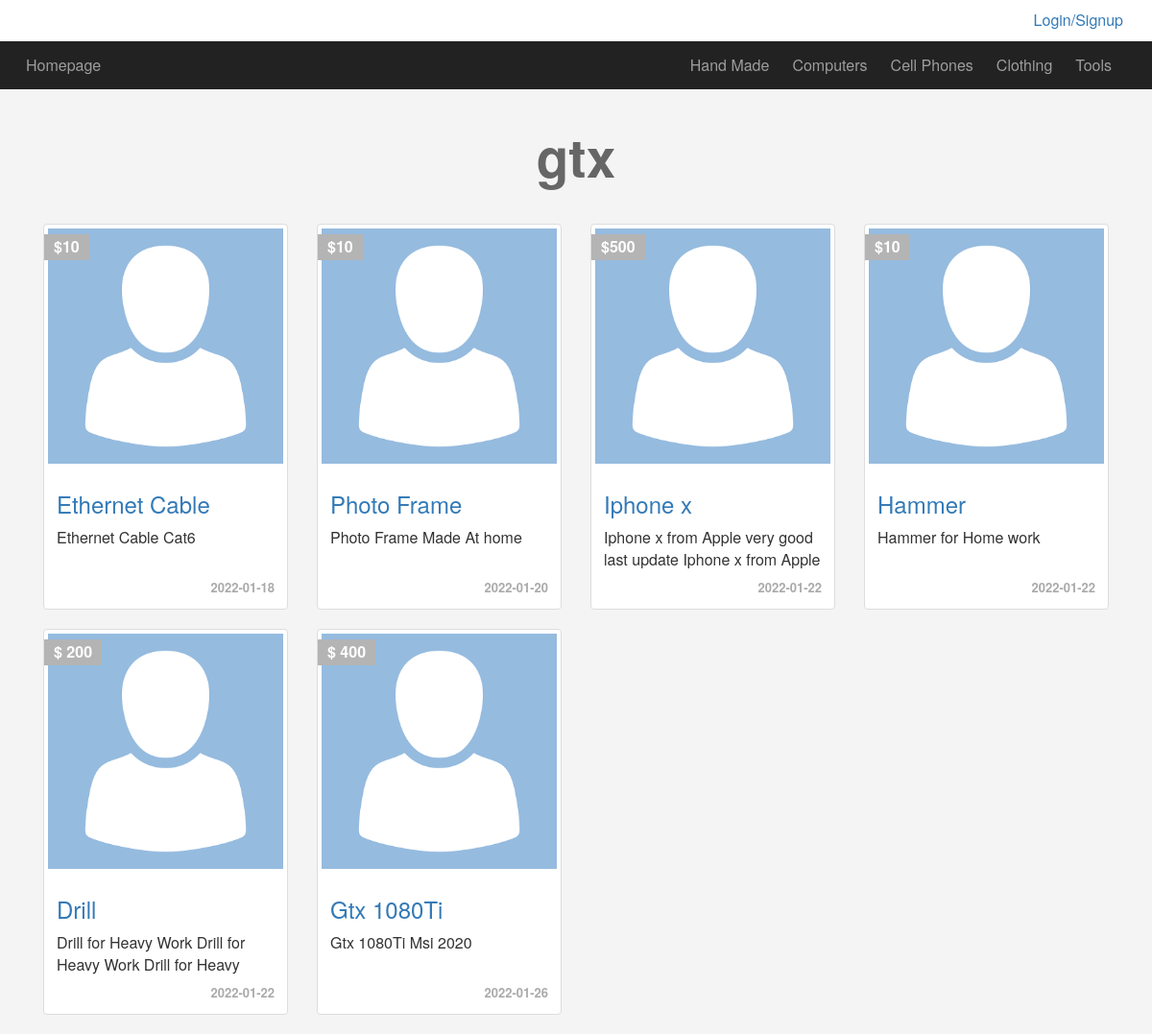
/tags.php?name=gtx, run on an earlier commit of the app's database.
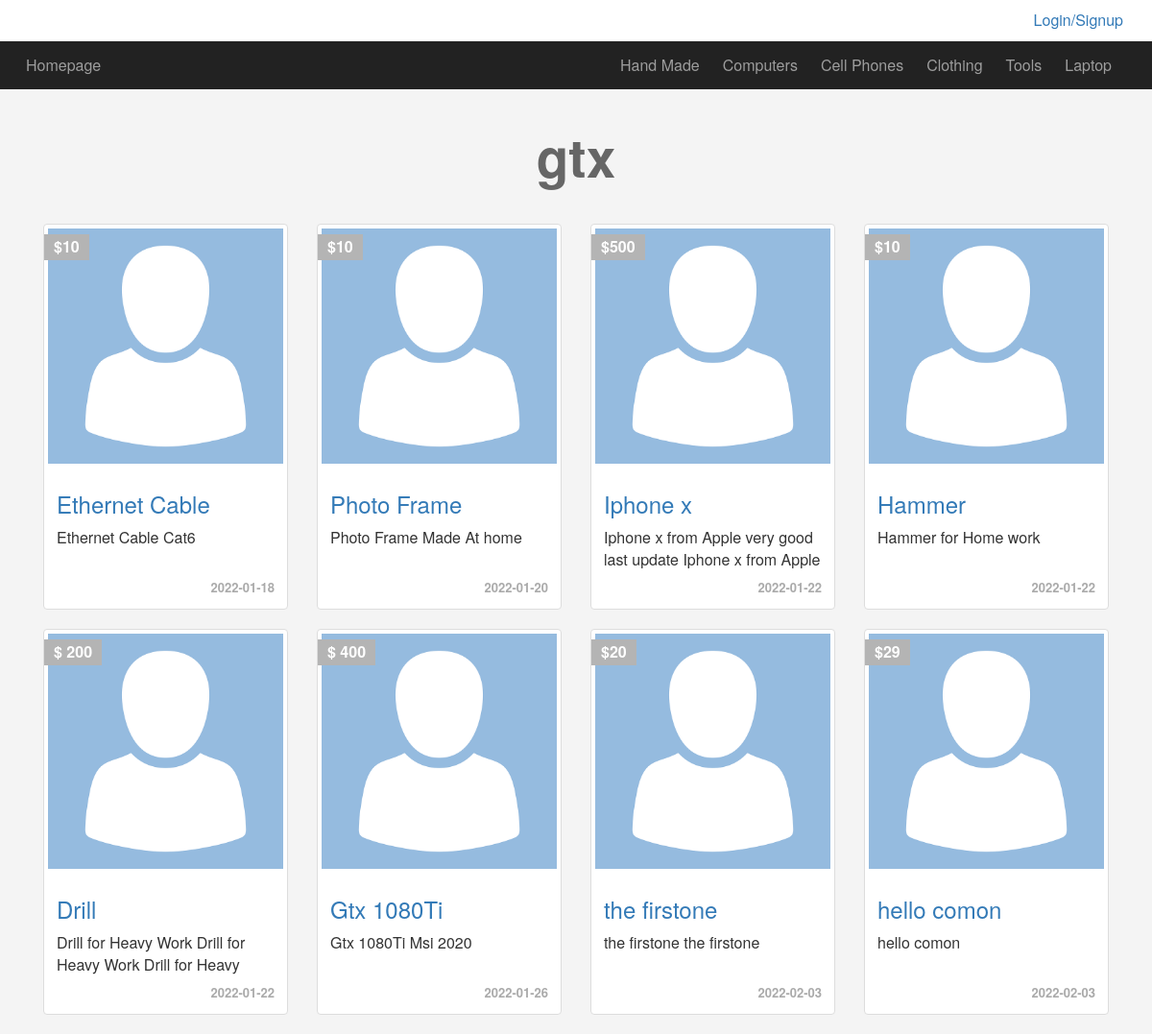
And on a later commit of the database.
### tables this page shows
CREATE TABLE `categories` (
  `ID` int(6) NOT NULL,
  `Name` varchar(255) NOT NULL,
  `Description` text NOT NULL,
  `parent` int(11) NOT NULL,
  `Ordering` int(11) DEFAULT NULL,
  `Visibility` tinyint(4) NOT NULL DEFAULT 0,
  `Allow_Comment` tinyint(4) NOT NULL DEFAULT 0,
  `Allow_Ads` tinyint(4) NOT NULL DEFAULT 0
);

CREATE TABLE `items` (
  `Item_ID` int(11) NOT NULL,
  `Name` varchar(255) NOT NULL,
  `Description` text NOT NULL,
  `Price` varchar(255) NOT NULL,
  `Add_Date` date NOT NULL,
  `end_biddingDate` datetime NOT NULL,
  `Conutry_Made` varchar(255) NOT NULL,
  `image` varchar(255) NOT NULL,
  `Status` varchar(255) NOT NULL,
  `Rating` smallint(6) NOT NULL,
  `Approve` tinyint(4) NOT NULL DEFAULT 0,
  `Cat_ID` int(11) NOT NULL,
  `Member_ID` int(11) NOT NULL,
  `tags` varchar(255) NOT NULL,
  `mainImg` varchar(255) NOT NULL
);

### init.php (called while the page is built, shortened)
<?php
include "admin/connect.php";
$temp = "includes/templates/";
$func = "includes/functions/";
$css = "layout/css/";
include $func . 'function.php';
include $temp . "header.php";

### includes/functions/function.php (called while the page is built, shortened)
<?php
function getCat($where = NULL)
{
    global $con;
    $getCat = $con->prepare("SELECT *  FROM  categories $where ORDER BY  ID ASC");
    $getCat->execute();
    $cats = $getCat->fetchAll();
    return $cats;
}

### tags.php (the view, shortened to what this page needs)
<?php
include "init.php";
?>
<div class="container">
    <?php
    if (isset($_GET['name'])) {
        $tag = $_GET['name'];
        echo  "<h1 class='text-center'>" . $tag . " </h1>";
        $getItems = $con->prepare("SELECT *  FROM  items WHERE tags LIKE ?");
        $getItems->execute(array("%" . $tag . "%"));
        $items = $getItems->fetchAll();
        foreach ($items as $item) {
            echo '<div class="col-sm-6 col-md-3">';
            echo '<div class="thumbnail item-box">';
            echo '<span class="price-tag">$' . $item['Price'] . '</span>';
            echo '<img class="img-responsive" src="imgtest.png" alt="">';
            echo '<div class="caption">';
            echo '<a href="items.php?itemid=' . $item['Item_ID'] . '"><h3> ' . $item['Name'] . '</h3></a>';
            echo '<p>' . $item['Description'] . '</p>';
            echo '<div class="date">' . $item['Add_Date'] . '</div>';
            echo '</div>';
            echo '</div>';
            echo '</div>';
        }
    } else {
        echo "<div class='alert alert-danger'>NO Tag Found </div>";
    }
    ?>
</div>
<?php include $temp . "footer.php";

### includes/templates/header.php (shortened to what this page needs)
<!DOCTYPE html>
<html lang="en">
<head>
    <link rel="stylesheet" href="<?php echo $css ?>bootstrap.min.css">
    <link rel="stylesheet" href="<?php echo $css ?>all.min.css">
    <link rel="stylesheet" href="<?php echo $css ?>jquery-ui.css">
    <link rel="stylesheet" href="<?php echo $css ?>jquery.selectBoxIt.css">
    <link rel="stylesheet" href="<?php echo $css ?>front.css">
</head>
<body>
    <div class="upper-bar">
        <div class="container">
            <?php
            if (isset($_SESSION['user'])) {
                $header_stmt = $con->prepare('SELECT * FROM users WHERE UserID = ?');
                $header_stmt->execute(array($_SESSION['uid']));
                $user_info =  $header_stmt->fetch();
            ?>
            <img class="my-image image-thumbnail img-circle " src="<?php
                                                                        if (empty($user_info['avatar'])) {
                                                                            echo "admin/uploaded/avatars/999999999_default.png";
                                                                        } else {
                                                                            echo "admin/uploaded/avatars/" . $user_info['avatar'];
                                                                        }
                                                                        ?>" alt="">
            <div class="btn-group my-info">
                <span class="btn dropdown-toggle" data-toggle="dropdown">
                    <?php echo $sessionUser; ?>
                    <span class="caret"></span>
                </span>
                <ul class="dropdown-menu">
                    <li><a href="porfile.php"><i class="far fa-address-card"></i> My Profile</a> </li>
                    <li><a href="newad.php"><i class="fas fa-cart-plus"></i> New Item</a> </li>
                    <li><a href="porfile.php#myads"><i class="fas fa-box-open"></i> My Items</a> </li>
                    <li><a href="logout.php"><i class="fas fa-sign-out-alt"></i> Logout</a> </li>
                </ul>
            </div>
            <?php
                $regStatus = checkUserStatus($sessionUser);
                if ($regStatus == 1) {
                    echo 'Your Member Ship neet to Activate By Admin';
                }
            } else {
                ?>
            <a href="login.php">
                <span class="pull-right">Login/Signup</span>
            </a>
            <?php } ?>
        </div>
    </div>
    <nav class="navbar navbar-inverse">
        <div class="container">
            <div class="navbar-header">
                <a class="navbar-brand" href="index.php">Homepage</a>
            </div>
            <div class="collapse navbar-collapse" id="app-nav" aria-expanded="false" style="height: 1px;">
                <ul class="nav navbar-nav navbar-right">
                    <?php
                    foreach (getCat('WHERE parent = 0') as $categ) {
                        if (isset($_GET['catid']) &&  $_GET['catid'] == $categ['ID']) {
                            $grayActive = "gray-active";
                        } else {
                            $grayActive = null;
                        }
                        echo "<li class='$grayActive'> <a href='categories.php?catid=" . $categ['ID'] . "&pagename=" . str_replace(' ', '-', $categ['Name']) . "'>" . $categ['Name'] . "</a></li> ";
                    }
                    ?>
                </ul>
            </div>
    </nav>

### includes/templates/footer.php (shortened to what this page needs)
</body>
</html>

### layout/css/front.css (style rules this page uses)
body { background-color: #f4f4f4; font-size: 16px; }
h1 { font-size: 55px; margin: 40px 0; font-weight: bold; color: #666; }
.navbar { border-radius: 0px; margin-bottom: 0px; border: none; }
.navbar-brand { font-size: 1em; }
.nav > li > a, .navbar-brand { padding: 15px 12px; }
.upper-bar { padding: 10px; background-color: #fff; }
.item-box { position: relative; }
.item-box .price-tag { background-color: #b4b4b4; padding: 2px 10px; position: absolute; left: 0; top: 10px; font-weight: bold; color: #fff; }
.thumbnail .date { text-align: right; font-size: 13px; font-weight: bold; color: #aaa; }
.item-box .caption p { height: 44px; max-height: 44px; overflow: hidden; }

What changed in the data, as far as the page shows it:
added categories: Name "Laptop"
added items: Price "20", Name "the firstone", Description "the firstone the firstone", Add_Date "2022-02-03"
added items: Price "29", Name "hello comon", Description "hello comon", Add_Date "2022-02-03"
